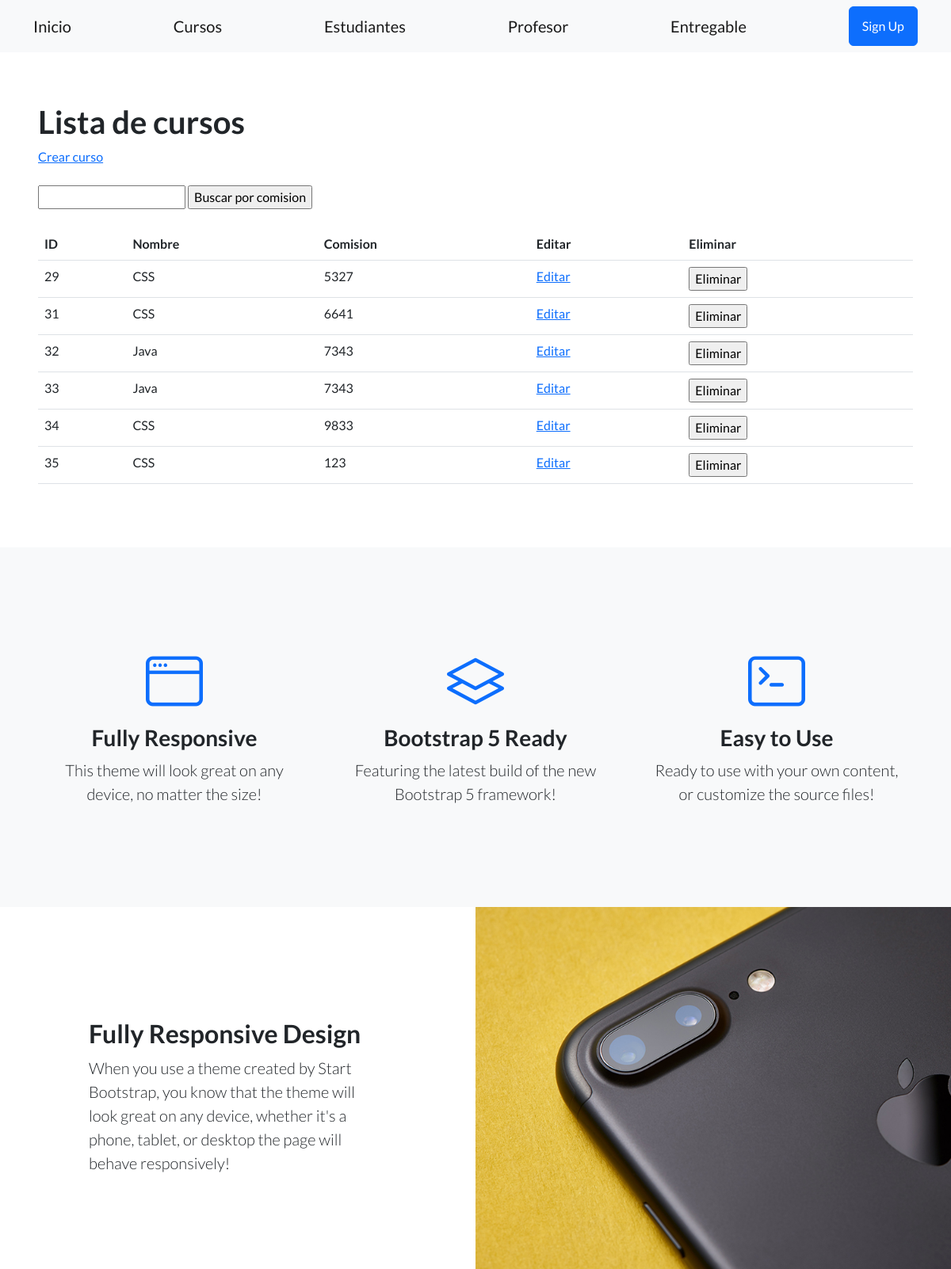
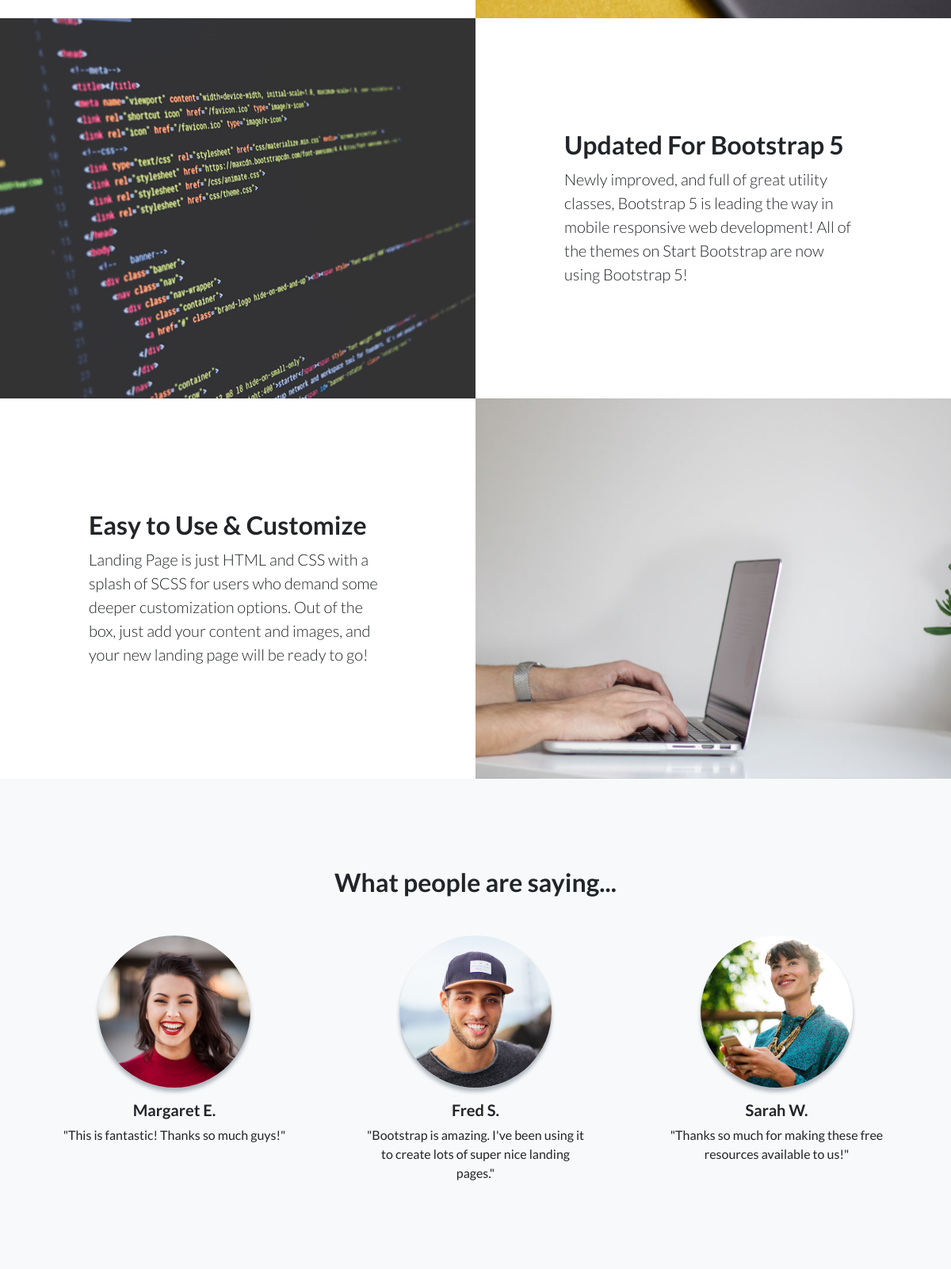
Screenshot of /estudios/listar_cursos/ (upper part) with the database file from the repository (2 pictures, top to bottom).
### control_estudios/models.py (models this page shows, shortened)
class Curso(models.Model):
    nombre = models.CharField(max_length=64)
    comision = models.IntegerField()

### control_estudios/views.py (the view)
def listar_cursos(request):
   contexto = {
       "cursos": Curso.objects.all(),
   }
   http_response = render(
       request=request,
       template_name='control_estudios/listar_cursos.html',
       context=contexto,
   )
   return http_response

### control_estudios/templates/control_estudios/listar_cursos.html (shortened to what this page needs)
{% extends "base.html" %}
{% block contenido %}
<section>
 <div>
   <h1>Lista de cursos</h1>
   <a href="{% url 'curso_formulario' %}">Crear curso</a>
   <br><br>
   <form action="{% url 'listar_cursos' %}" method="post">
     <input type="text" name="busqueda">
     <input type="submit" value="Buscar por comision">
   </form>
   <br>
   <table class="table">
     <tbody>
       <tr>
         <th>ID</th>
         <th>Nombre</th>
         <th>Comision</th>
         <th>Editar</th>
         <th>Eliminar</th>
       </tr>
       {% for curso in cursos %}
       <tr>
         <td>{{ curso.id }}</td>
         <td>{{ curso.nombre }}</td>
         <td>{{ curso.comision }}</td>
         <td>
            <a href="{% url 'editar_curso' curso.id %}">Editar</a>
          </td>
         <td>
            <form action="{% url 'eliminar_curso' curso.id %}" method="post">
                <input type="submit" value="Eliminar"/>
              </form>
         </td>
       </tr>
       {% endfor %}
     </tbody>
   </table>
 </div>
</section>
{% endblock contenido %}

### rows the page displays
Curso: id "29", nombre "CSS", comision "5327"
Curso: id "31", nombre "CSS", comision "6641"
Curso: id "32", nombre "Java", comision "7343"
Curso: id "33", nombre "Java", comision "7343"
Curso: id "34", nombre "CSS", comision "9833"
Curso: id "35", nombre "CSS", comision "123"
